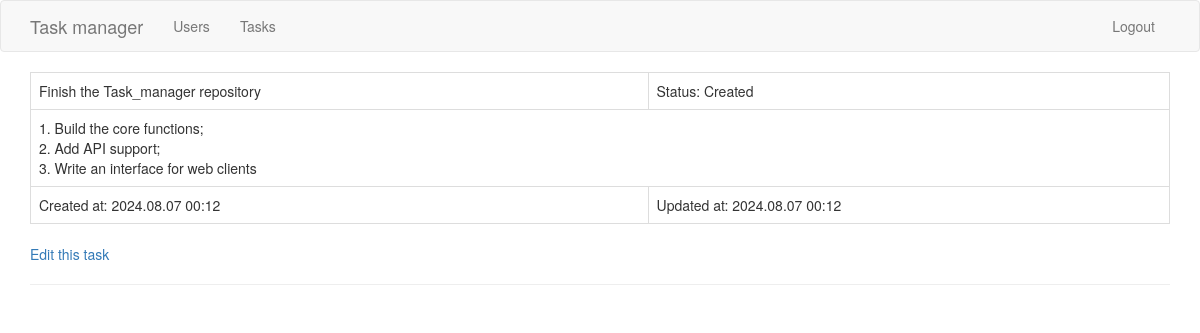
The page /task/3 (signed in) on the database as committed earlier.
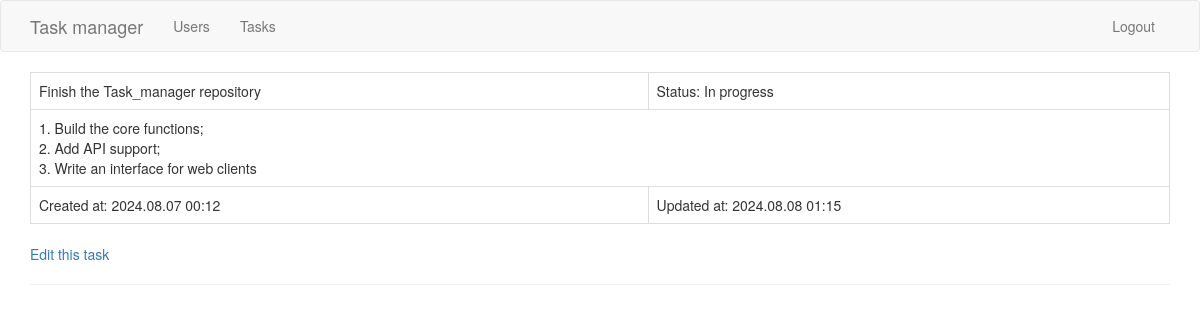
The same page on the database as committed later.
### app/models.py (models this page shows, shortened)
class Task(db.Model):
	id = db.Column(db.Integer, primary_key=True)
	title = db.Column(db.String(140))
	description = db.Column(db.String(2000))
	created_at = db.Column(db.DateTime, index=True, default=datetime.utcnow)
	updated_at = db.Column(db.DateTime, index=True, default=datetime.utcnow)
	status = db.Column(db.String(11), index=True, default='Created')
	executor_id = db.Column(db.Integer, db.ForeignKey('user.id'))

### app/routes.py (the view)
@app.route('/task/<task_id>')
@login_required
def task(task_id):
	task = Task.query.filter_by(id=task_id).first_or_404()
	return render_template('task.html', task=task)

### app/models.py (called while the page is built)
@login.user_loader
def load_user(id):
	return User.query.get(int(id))

### app/templates/task.html
{% extends "base.html" %}
{% block content %}
	<table class="table table-bordered">
		<tr>
			<td>{{ task.title }}</td>
			<td>Status: {{ task.status }}</td>
		</tr>
		<tr><td colspan="2" style="white-space: pre-wrap;">{{ task.description }}</td></tr>
		<tr>
			<td>Created at: {{ task.created_at.strftime("%Y.%m.%d %H:%M") }}</td>
			<td>Updated at: {{ task.updated_at.strftime("%Y.%m.%d %H:%M") }}</td>
		</tr>
	</table>
	<a href="{{ url_for('edit_task', task_id=task.id ) }}">Edit this task</a>
	<hr>
{% endblock %}

### app/templates/base.html (shortened to what this page needs)
<!doctype html>
<html>
	<head>
		<link
			rel="stylesheet"
			href="https://cdn.jsdelivr.net/npm/bootstrap@3.3.7/dist/css/bootstrap.min.css"
>
	</head>
	<body>
		<nav class="navbar navbar-default">
			<div class="container">
				<div class="navbar-header">
					<a class="navbar-brand" href="{{ url_for('index') }}">Task manager</a>
				</div>
				<div class="collapse navbar-collapse" id="bs-example-navbar-collapse-1">
					<ul class="nav navbar-nav">
						<li><a href="{{ url_for('users') }}">Users</a></li>
						<li><a href="{{ url_for('tasks') }}">Tasks</a></li>
					</ul>
					<ul class="nav navbar-nav navbar-right">
						{% if current_user.is_anonymous %}
						<li><a href="{{ url_for('auth.login') }}">Login</a></li>
						{% else %}
						<li><a href="{{ url_for('auth.logout') }}">Logout</a></li>
						{% endif %}
					</ul>
				</div>
			</div>
		</nav>
		<div class="container mt-3">
			{% block content %}{% endblock %}
		</div>
	</body>
</html>

Rows that differ between the two databases and show on the page:
changed Task "Finish the Task_manager repository": status "Created" → "In progress"; updated_at "2024.08.07 00:12" → "2024.08.08 01:15"
